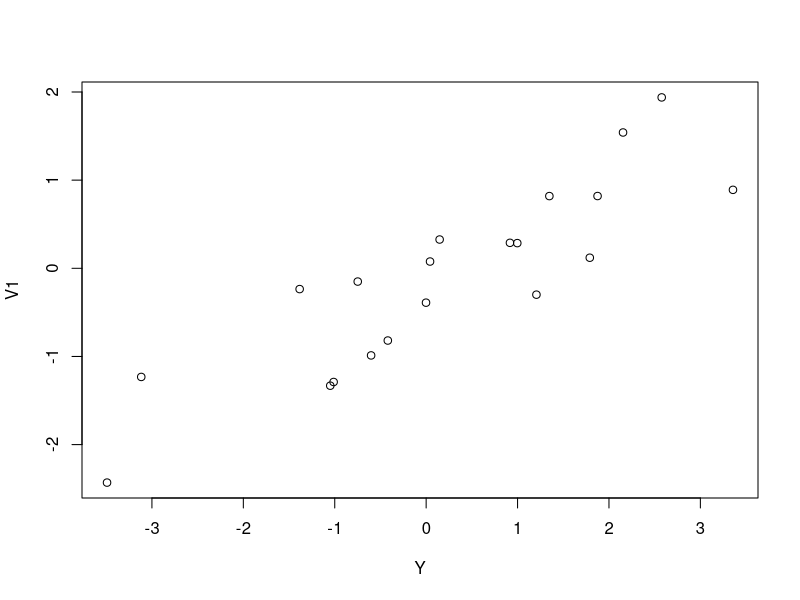
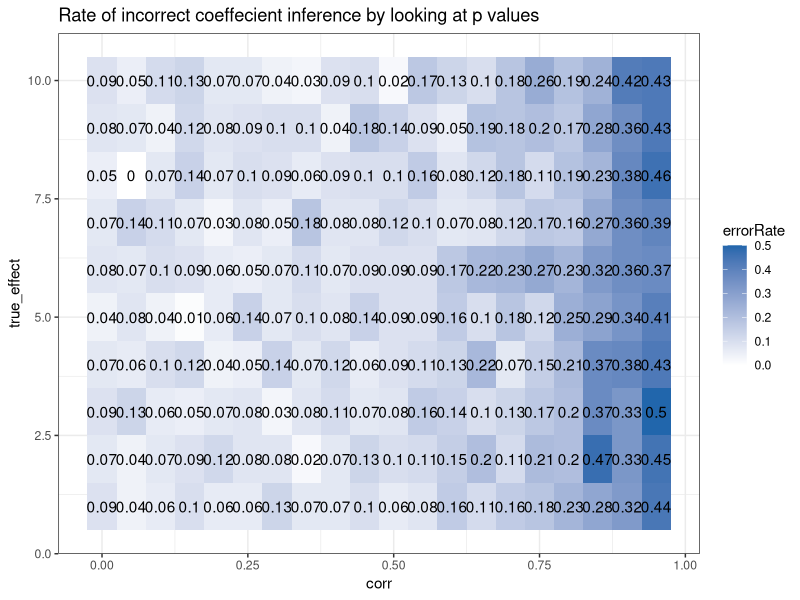

Here is the R script that generated these plots, in order:
## ---- chunk 1
library(MASS)
library(magrittr)
library(dplyr)
set.seed(5000)

createSigma <- function(corr=.9) {
Sigma <- diag(4) 
Sigma[1,2] = Sigma[2,1] = corr
return(Sigma)
}

simulateData <- function(V2coef=1,corr=.9,n=20) {
  mvrnorm(n = n, mu=rep(0,4), createSigma(corr), tol = 1e-6, empirical = FALSE, EISPACK = FALSE) %>% 
  as.data.frame %>%
  rename(V2_alt = V2, e1 = V3, e2 = V4) %>%
  transform(Y=  V1 + V2_alt + e1,
            V2_null = V1 + e2) %>% return
}

sampleData <- simulateData()
with(sampleData,
     plot(Y,V1))
## ---- chunk 2
simulation <- list(data = sampleData)
simulation$results <- with(simulation$data, list(
  fullModel = lm(Y ~ V1 + V2_alt +V2_null),
  v1Model = lm(Y ~ V1),
  v2_alt_Model = lm(Y ~ V1 + V2_alt),
  v2_null_Model = lm(Y ~ V1 + V2_null)))

#to do lapply(simulation$results, function(x) {assign(names(x)) = x})
attach(simulation$results) #just for this demo
summary(fullModel)$coef
## ---- chunk 3
anova(fullModel)
anova(v1Model,v2_alt_Model)
## ---- chunk 4
anova(v1Model,v2_null_Model)
## ---- chunk 5
v2_alt_ResidModel <- lm(resid(v1Model) ~ sampleData$V2_alt - 1)
summary(v2_alt_ResidModel)$coef

v2_null_ResidModel <- lm(resid(v1Model) ~ sampleData$V2_null -1 )
summary(v2_null_ResidModel)$coef
## ---- chunk 6
#todo!

singleSimulation <- function(corr,true_effect,n_obs) {
  #input:  
  #output: a list with two linear models
  data <- simulateData(V2coef = true_effect,corr = corr,n=n_obs)
  res <- list()
  res$model_null <- lm(Y~V1 + V2_null,data=data)
  res$model_alt <- lm(Y~V1 + V2_alt,data=data)
  return(res)
}

# testWithPValue <- function(linear_model) {
#   #input: a single linear model)
#   #output: p-value associated with ..? 
#   (summary(linear_model)$coef[,colnames(summary(linear_model)$coef)=="Pr(>|t|)"]) %>%
#     return
# }

returnCoeffecients <- function(linear_model) {
  #input: a single linear model
  #output: two coeffecients
  linear_model$coef[3] %>% #[c("V2_alt","V2_null")] %>% // only return one?? 
    return
}

returnPValue <- function(linear_model) {
  temp <- linear_model %>% summary %>% `$`(coef) %>% `[`(3,4)
  #print(linear_model)
  return(temp)
  
  
}


testMethod <- function(significantMethod=returnCoeffecients, corr=seq(0,.95,by=.05),true_effect=(1:10), n_obs=20,n_sim=50) {
  #input: significantMethod function
  #corr: numeric vector correlation of the two variables
  #true_effect: numeric vector of true effects to measure.
  #for each combination of parameters (creates a matrix of all possible parameters)
  #and the false positive result
  true_effect <- c(true_effect) #test type II error as well! 
  sim_results <- expand.grid(corr=corr,true_effect=true_effect,n_obs=n_obs,n_sim=1:n_sim)
  sim_results[paste0("sim_",1:n_sim)] <- NA
  #now, you can run these simulations however you want
  #generate data
  apply(sim_results[c("corr","true_effect","n_obs","n_sim")],1,
        function(x) {
          c(
            x["corr"],
            x["true_effect"],
            x["n_obs"],
            x["n_sim"],
            singleSimulation(corr=x["corr"],true_effect=x["true_effect"] , n_obs = x["n_obs"]) %>% #returns list of two
            sapply(.,significantMethod)
            ) %>%
          #pull coef of interest from both regressions
          return
        }
      ) %>% 
    t %>%
    as.data.frame %>%
    return
}

res<-testMethod(significantMethod=returnPValue)
head(res)
save(res,file="res.RData")

euclideanDistance <- function(x,y) {
  return(sqrt(sum((x-y)^2)))
}

binaryClassification <- function(model_null,model_alt) {  
  (model_null < .05) + (model_alt > .05) %>% `/`(2) %>%
  return
  }

# create a summary
createHeatMap <- function(df,lossFunction=binaryClassification,only_n_obs=20) {
  library(gplots)
  library(tidyr)
  # input: testMethod-result dataframe
  # output: summary data frame
  # side effect: print out a heatmap with loss function
  names(df) <- c("corr","true_effect","n_obs","n_sim","model_null","model_alt")
  temp <- 
  df %>% 
    mutate(true_null=0) %>%
    mutate(loss = binaryClassification(model_null,model_alt))  %>%
     group_by(corr,true_effect,n_obs) %>%
    mutate(true_null = 0) %>%
    summarise(errorRate = sum(loss)/n())
#    toPlot <- temp[c("corr","true_effect","meanLoss")] %>% 
#      spread(true_effect,meanLoss)
#    row.labels <- toPlot$corr #corr values
#    
#    plotNow <-  toPlot[,2:11] %>% as.matrix
#    row.names(plotNow) = row.labels
#      heatmap(plotNow,Rowv=NA,Colv=NA,col=cm.colors(256),scale="column",margins=c(5,10))
  return(temp)

}

sim_res <- createHeatMap(res,lossFunction=binaryClassification)
head(sim_res)
save(sim_res,file="heatmap.RData")

## ---- chunk 7

# toPlot <- sim_res %>% 
#   dplyr::select(corr,true_effect,meanLoss) %>%
#   tidyr::spread(corr,meanLoss) %>%
#   data.matrix 
# 
# row.names(toPlot) <- toPlot[,1]
# 
# heatmap(toPlot[,2:20],Rowv=NA,Colv=NA,col=cm.colors(256),scale="column",margins=c(5,10))
#   heatmap.2(Rowv = FALSE,Colv=FALSE,dendrogram="none")
library(ggplot2)
ggplot(sim_res %>% arrange(-corr),aes(x=corr,y=true_effect,fill=errorRate)) +
         theme_bw() + 
         geom_tile() + 
         geom_text(aes(label=paste(errorRate))) + 
         scale_fill_gradient2(midpoint=0, low="#B2182B", high="#2166AC") + 
  ggtitle("Rate of incorrect coeffecient inference by looking at p values")
